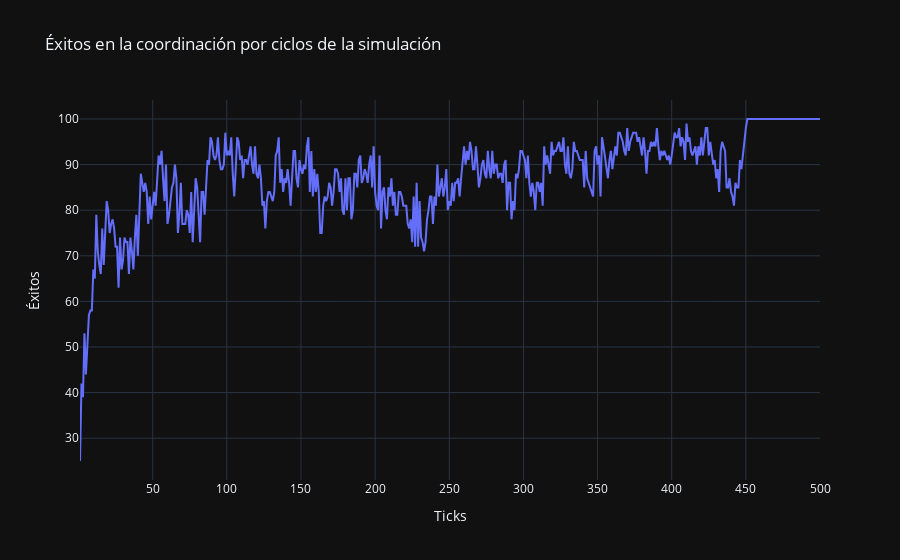

Source (notebook cell):
### Code cell
sim.setup()
sim.include_social_movement(10)
sim.go()
sim.plot_successes()

### Figure 1 — Plotly figure (JSON) as saved in the notebook; plotly's stock layout.template omitted (floating-point values rounded to 4 significant figures; data arrays with more than 128 entries replaced by an {"elided": "..."} marker saying what was removed)
{"data": [{"type": "scatter", "x": {"elided": "500 int values"}, "y": {"elided": "500 int values"}}], "layout": {"autosize": true, "title": {"text": "Éxitos en la coordinación por ciclos de la simulación"}, "xaxis": {"autorange": true, "range": [1, 500], "title": {"text": "Ticks"}, "type": "linear"}, "yaxis": {"autorange": true, "range": [20.83, 104.2], "title": {"text": "Éxitos"}, "type": "linear"}}}
